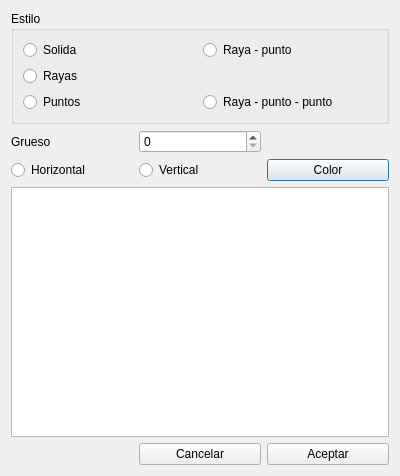
<?xml version="1.0" encoding="UTF-8"?>
<ui version="4.0">
 <class>EditLineDlg</class>
 <widget class="QDialog" name="EditLineDlg">
  <property name="geometry">
   <rect>
    <x>0</x>
    <y>0</y>
    <width>400</width>
    <height>476</height>
   </rect>
  </property>
  <property name="windowTitle">
   <string>Dialog</string>
  </property>
  <layout class="QGridLayout" name="gridLayout_2">
   <item row="1" column="0">
    <widget class="QLabel" name="label">
     <property name="text">
      <string>Grueso</string>
     </property>
    </widget>
   </item>
   <item row="1" column="1">
    <widget class="QSpinBox" name="spinBox"/>
   </item>
   <item row="2" column="0">
    <widget class="QRadioButton" name="rdbH">
     <property name="text">
      <string>Horizontal</string>
     </property>
    </widget>
   </item>
   <item row="2" column="1">
    <widget class="QRadioButton" name="rdbV">
     <property name="text">
      <string>Vertical</string>
     </property>
    </widget>
   </item>
   <item row="2" column="2">
    <widget class="QPushButton" name="pushButton_3">
     <property name="text">
      <string>Color</string>
     </property>
    </widget>
   </item>
   <item row="0" column="0" colspan="3">
    <widget class="QGroupBox" name="groupBox">
     <property name="title">
      <string>Estilo</string>
     </property>
     <layout class="QGridLayout" name="gridLayout">
      <item row="0" column="0">
       <widget class="QRadioButton" name="radioButton_3">
        <property name="text">
         <string>Solida</string>
        </property>
       </widget>
      </item>
      <item row="0" column="1">
       <widget class="QRadioButton" name="radioButton_6">
        <property name="text">
         <string>Raya - punto</string>
        </property>
       </widget>
      </item>
      <item row="1" column="0">
       <widget class="QRadioButton" name="radioButton_4">
        <property name="text">
         <string>Rayas</string>
        </property>
       </widget>
      </item>
      <item row="2" column="0">
       <widget class="QRadioButton" name="radioButton_5">
        <property name="text">
         <string>Puntos</string>
        </property>
       </widget>
      </item>
      <item row="2" column="1">
       <widget class="QRadioButton" name="radioButton_7">
        <property name="text">
         <string>Raya - punto - punto</string>
        </property>
       </widget>
      </item>
     </layout>
    </widget>
   </item>
   <item row="3" column="0" colspan="3">
    <widget class="QGraphicsView" name="graphicsView"/>
   </item>
   <item row="4" column="1">
    <widget class="QPushButton" name="btnCancelar">
     <property name="text">
      <string>Cancelar</string>
     </property>
    </widget>
   </item>
   <item row="4" column="2">
    <widget class="QPushButton" name="btnAceptar">
     <property name="text">
      <string>Aceptar</string>
     </property>
    </widget>
   </item>
  </layout>
 </widget>
 <resources/>
 <connections/>
</ui>
